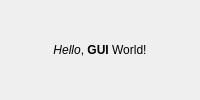
<?xml version="1.0" encoding="UTF-8"?>
<ui version="4.0">
 <class>MainWindow</class>
 <widget class="QMainWindow" name="MainWindow">
  <property name="geometry">
   <rect>
    <x>0</x><y>0</y><width>200</width><height>100</height>
   </rect>
  </property>
  <property name="windowTitle"><string>Hello</string></property>
  <widget class="QWidget" name="centralWidget">
   <widget class="QLabel" name="label">
    <property name="geometry">
     <rect>
      <x>40</x><y>40</y><width>120</width><height>20</height>
     </rect>
    </property>
    <property name="text">
     <string>&lt;I&gt;Hello&lt;/I&gt;, &lt;B&gt;GUI&lt;/B&gt; World!</string>
    </property>
    <property name="alignment"><set>Qt::AlignCenter</set></property>
   </widget>
  </widget>
 </widget>
 <layoutdefault spacing="6" margin="11"/>
</ui>
